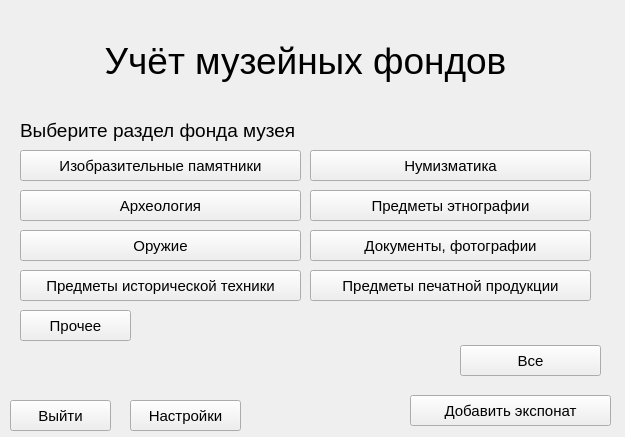
<?xml version="1.0" encoding="UTF-8"?>
<ui version="4.0">
 <class>Main</class>
 <widget class="QWidget" name="Main">
  <property name="geometry">
   <rect>
    <x>0</x>
    <y>0</y>
    <width>625</width>
    <height>437</height>
   </rect>
  </property>
  <property name="windowTitle">
   <string>Form</string>
  </property>
  <property name="styleSheet">
   <string notr="true"/>
  </property>
  <widget class="QLabel" name="Title">
   <property name="geometry">
    <rect>
     <x>10</x>
     <y>20</y>
     <width>591</width>
     <height>81</height>
    </rect>
   </property>
   <property name="font">
    <font>
     <pointsize>28</pointsize>
    </font>
   </property>
   <property name="text">
    <string>Учёт музейных фондов</string>
   </property>
   <property name="alignment">
    <set>Qt::AlignCenter</set>
   </property>
  </widget>
  <widget class="QLabel" name="labelSelection">
   <property name="geometry">
    <rect>
     <x>20</x>
     <y>120</y>
     <width>281</width>
     <height>21</height>
    </rect>
   </property>
   <property name="font">
    <font>
     <pointsize>14</pointsize>
    </font>
   </property>
   <property name="text">
    <string>Выберите раздел фонда музея</string>
   </property>
  </widget>
  <widget class="QPushButton" name="allButton">
   <property name="enabled">
    <bool>true</bool>
   </property>
   <property name="geometry">
    <rect>
     <x>460</x>
     <y>345</y>
     <width>141</width>
     <height>31</height>
    </rect>
   </property>
   <property name="font">
    <font>
     <pointsize>11</pointsize>
    </font>
   </property>
   <property name="text">
    <string>Все</string>
   </property>
  </widget>
  <widget class="QPushButton" name="addButton">
   <property name="geometry">
    <rect>
     <x>410</x>
     <y>395</y>
     <width>201</width>
     <height>31</height>
    </rect>
   </property>
   <property name="font">
    <font>
     <pointsize>11</pointsize>
    </font>
   </property>
   <property name="text">
    <string>Добавить экспонат</string>
   </property>
  </widget>
  <widget class="QPushButton" name="exitButton">
   <property name="geometry">
    <rect>
     <x>10</x>
     <y>400</y>
     <width>101</width>
     <height>31</height>
    </rect>
   </property>
   <property name="font">
    <font>
     <pointsize>11</pointsize>
    </font>
   </property>
   <property name="text">
    <string>Выйти</string>
   </property>
  </widget>
  <widget class="QPushButton" name="pushButton_1">
   <property name="geometry">
    <rect>
     <x>20</x>
     <y>150</y>
     <width>281</width>
     <height>31</height>
    </rect>
   </property>
   <property name="font">
    <font>
     <pointsize>11</pointsize>
    </font>
   </property>
   <property name="text">
    <string>Изобразительные памятники</string>
   </property>
  </widget>
  <widget class="QPushButton" name="pushButton_2">
   <property name="geometry">
    <rect>
     <x>310</x>
     <y>150</y>
     <width>281</width>
     <height>31</height>
    </rect>
   </property>
   <property name="font">
    <font>
     <pointsize>11</pointsize>
    </font>
   </property>
   <property name="text">
    <string>Нумизматика</string>
   </property>
  </widget>
  <widget class="QPushButton" name="pushButton_3">
   <property name="geometry">
    <rect>
     <x>20</x>
     <y>190</y>
     <width>281</width>
     <height>31</height>
    </rect>
   </property>
   <property name="font">
    <font>
     <pointsize>11</pointsize>
    </font>
   </property>
   <property name="text">
    <string>Археология</string>
   </property>
  </widget>
  <widget class="QPushButton" name="pushButton_4">
   <property name="geometry">
    <rect>
     <x>310</x>
     <y>190</y>
     <width>281</width>
     <height>31</height>
    </rect>
   </property>
   <property name="font">
    <font>
     <pointsize>11</pointsize>
    </font>
   </property>
   <property name="text">
    <string>Предметы этнографии</string>
   </property>
  </widget>
  <widget class="QPushButton" name="pushButton_5">
   <property name="geometry">
    <rect>
     <x>20</x>
     <y>230</y>
     <width>281</width>
     <height>31</height>
    </rect>
   </property>
   <property name="font">
    <font>
     <pointsize>11</pointsize>
    </font>
   </property>
   <property name="text">
    <string>Оружие</string>
   </property>
  </widget>
  <widget class="QPushButton" name="pushButton_6">
   <property name="geometry">
    <rect>
     <x>310</x>
     <y>230</y>
     <width>281</width>
     <height>31</height>
    </rect>
   </property>
   <property name="font">
    <font>
     <pointsize>11</pointsize>
    </font>
   </property>
   <property name="text">
    <string>Документы, фотографии</string>
   </property>
  </widget>
  <widget class="QPushButton" name="pushButton_7">
   <property name="geometry">
    <rect>
     <x>20</x>
     <y>270</y>
     <width>281</width>
     <height>31</height>
    </rect>
   </property>
   <property name="font">
    <font>
     <pointsize>11</pointsize>
    </font>
   </property>
   <property name="text">
    <string>Предметы исторической техники</string>
   </property>
  </widget>
  <widget class="QPushButton" name="pushButton_8">
   <property name="geometry">
    <rect>
     <x>310</x>
     <y>270</y>
     <width>281</width>
     <height>31</height>
    </rect>
   </property>
   <property name="font">
    <font>
     <pointsize>11</pointsize>
    </font>
   </property>
   <property name="text">
    <string>Предметы печатной продукции</string>
   </property>
  </widget>
  <widget class="QPushButton" name="settingsButton">
   <property name="geometry">
    <rect>
     <x>130</x>
     <y>400</y>
     <width>111</width>
     <height>31</height>
    </rect>
   </property>
   <property name="font">
    <font>
     <pointsize>11</pointsize>
    </font>
   </property>
   <property name="text">
    <string>Настройки</string>
   </property>
  </widget>
  <widget class="QPushButton" name="pushButton_9">
   <property name="geometry">
    <rect>
     <x>20</x>
     <y>310</y>
     <width>111</width>
     <height>31</height>
    </rect>
   </property>
   <property name="font">
    <font>
     <pointsize>11</pointsize>
    </font>
   </property>
   <property name="text">
    <string>Прочее</string>
   </property>
  </widget>
 </widget>
 <resources/>
 <connections/>
</ui>
